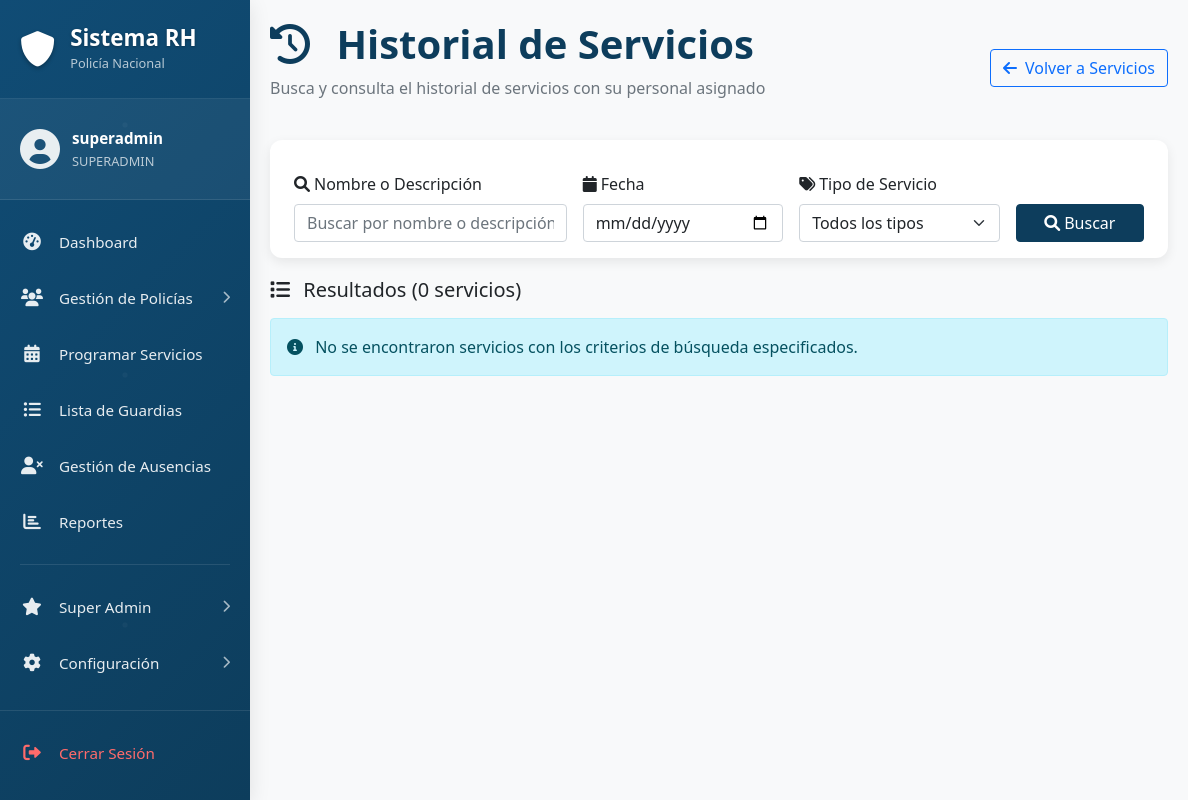
Before: /admin/servicios/historial_servicios.php (signed in) with the older database file.
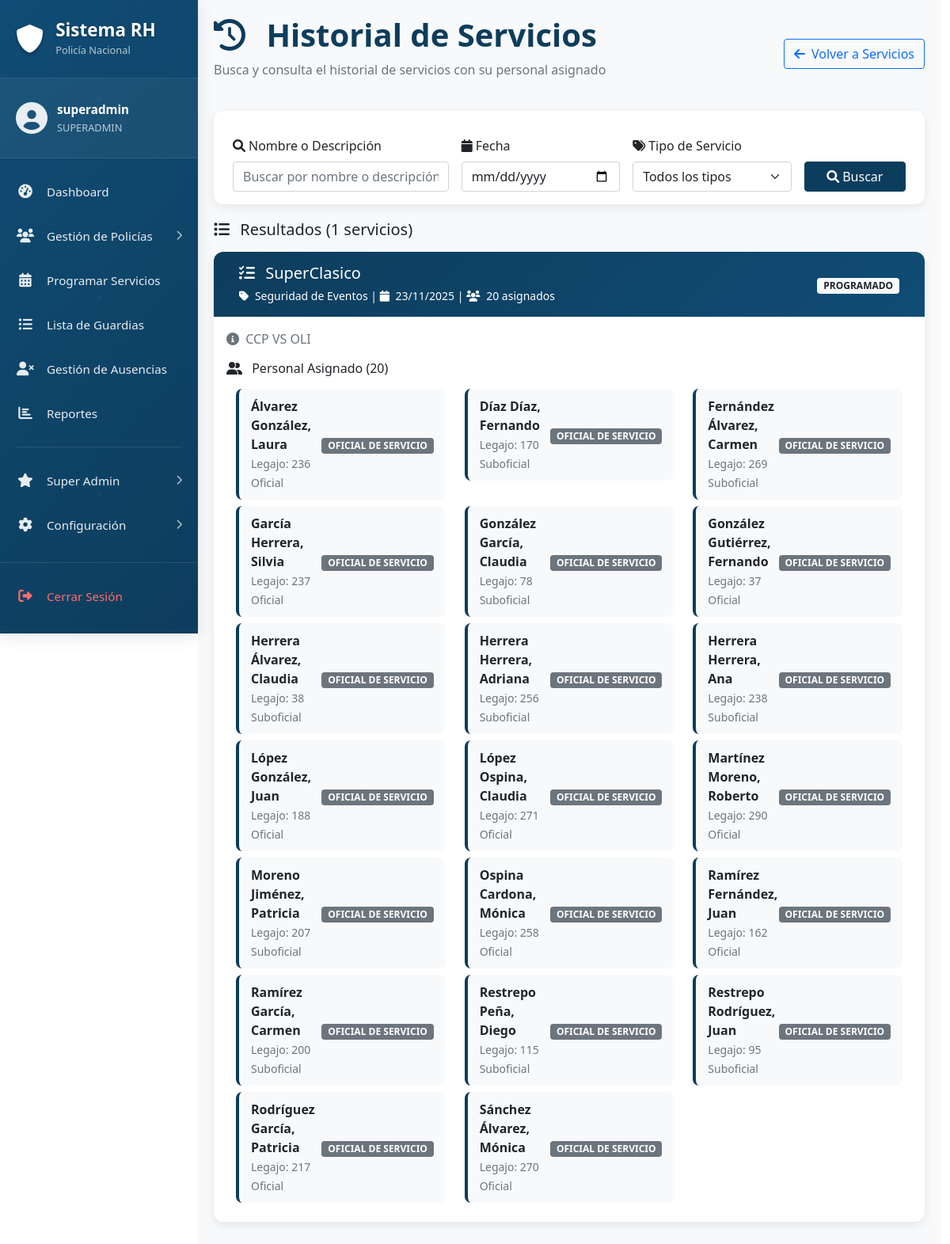
After: the same page with the newer database file.
### tables this page shows
CREATE TABLE `servicios` (
  `id` int NOT NULL,
  `tipo_servicio_id` int NOT NULL,
  `nombre` varchar(200) NOT NULL,
  `descripcion` text,
  `fecha_inicio` datetime NOT NULL,
  `fecha_fin` datetime NOT NULL,
  `lugar` varchar(200) DEFAULT NULL,
  `responsable` varchar(150) DEFAULT NULL,
  `telefono_contacto` varchar(20) DEFAULT NULL,
  `observaciones` text,
  `estado` enum('PROGRAMADO','ACTIVO','COMPLETADO','CANCELADO') DEFAULT 'PROGRAMADO',
  `created_by` int DEFAULT NULL,
  `created_at` timestamp NULL DEFAULT CURRENT_TIMESTAMP,
  `updated_at` timestamp NULL DEFAULT CURRENT_TIMESTAMP ON UPDATE CURRENT_TIMESTAMP
);

CREATE TABLE `tipos_servicios` (
  `id` int NOT NULL,
  `nombre` varchar(150) NOT NULL,
  `descripcion` text,
  `activo` tinyint(1) DEFAULT '1',
  `created_at` timestamp NULL DEFAULT CURRENT_TIMESTAMP,
  `updated_at` timestamp NULL DEFAULT CURRENT_TIMESTAMP ON UPDATE CURRENT_TIMESTAMP
);

CREATE TABLE `asignaciones_servicios` (
  `id` int NOT NULL,
  `servicio_id` int NOT NULL,
  `policia_id` int NOT NULL,
  `puesto` varchar(100) NOT NULL,
  `lugar` varchar(150) DEFAULT NULL,
  `hora_inicio` time DEFAULT NULL,
  `hora_fin` time DEFAULT NULL,
  `telefono_contacto` varchar(20) DEFAULT NULL,
  `observaciones` text,
  `created_at` timestamp NULL DEFAULT CURRENT_TIMESTAMP
);

CREATE TABLE `policias` (
  `id` int NOT NULL,
  `legajo` int NOT NULL,
  `nombre` varchar(100) NOT NULL,
  `apellido` varchar(100) NOT NULL,
  `cin` varchar(20) NOT NULL,
  `genero` enum('MASCULINO','FEMENINO') NOT NULL,
  `grado_id` int NOT NULL COMMENT 'Referencia a tipo_grados.id',
  `especialidad_id` int DEFAULT NULL,
  `cargo` varchar(150) DEFAULT NULL,
  `comisionamiento` varchar(200) DEFAULT NULL,
  `telefono` varchar(20) DEFAULT NULL,
  `region_id` int DEFAULT '1',
  `lugar_guardia_id` int DEFAULT NULL,
  `lugar_guardia_reserva_id` int DEFAULT '6' COMMENT 'Siempre ATENCIÓN TELEFÓNICA EXCLUSIVA (ID 6)',
  `observaciones` varchar(500) DEFAULT NULL,
  `activo` tinyint(1) DEFAULT '1',
  `estado` enum('DISPONIBLE','NO DISPONIBLE') DEFAULT 'DISPONIBLE',
  `created_at` timestamp NULL DEFAULT CURRENT_TIMESTAMP,
  `updated_at` timestamp NULL DEFAULT CURRENT_TIMESTAMP ON UPDATE CURRENT_TIMESTAMP
);

CREATE TABLE `grados` (
  `id` int NOT NULL,
  `nombre` varchar(100) NOT NULL,
  `nivel_jerarquia` int NOT NULL,
  `abreviatura` varchar(20) DEFAULT NULL,
  `descripcion` text,
  `created_at` timestamp NULL DEFAULT CURRENT_TIMESTAMP,
  `updated_at` timestamp NULL DEFAULT CURRENT_TIMESTAMP ON UPDATE CURRENT_TIMESTAMP
);

### admin/servicios/historial_servicios.php (the view, shortened to what the changed rows need)
<?php
require_once '../../cnx/db_connect.php';
$where_conditions = [];
$params = [];
$where_clause = !empty($where_conditions) ? 'WHERE ' . implode(' AND ', $where_conditions) : '';
$query = "
    SELECT
        s.*,
        ts.nombre as tipo_servicio,
        COUNT(asig.policia_id) as personal_asignado
    FROM servicios s
    LEFT JOIN tipos_servicios ts ON s.tipo_servicio_id = ts.id
    LEFT JOIN asignaciones_servicios asig ON s.id = asig.servicio_id
    $where_clause
    GROUP BY s.id
    ORDER BY s.created_at DESC
    LIMIT 100
";
$stmt = $conn->prepare($query);
$stmt->execute($params);
$servicios = $stmt->fetchAll();
function getPersonalServicio($conn, $servicio_id) {
    $query = "
        SELECT
            asig.*,
            p.nombre,
            p.apellido,
            p.legajo,
            g.nombre as grado
        FROM asignaciones_servicios asig
        JOIN policias p ON asig.policia_id = p.id
        LEFT JOIN grados g ON p.grado_id = g.id
        WHERE asig.servicio_id = ?
        ORDER BY p.apellido, p.nombre
    ";
    $stmt = $conn->prepare($query);
    $stmt->execute([$servicio_id]);
    return $stmt->fetchAll();
}
?>
<!DOCTYPE html>
<html lang="es">
<head>
    <link href="https://cdn.jsdelivr.net/npm/bootstrap@5.1.3/dist/css/bootstrap.min.css" rel="stylesheet">
    <link rel="stylesheet" href="https://cdnjs.cloudflare.com/ajax/libs/font-awesome/6.0.0/css/all.min.css">
</head>
<body>
    <div class="container-fluid">
        <div class="row">
            <?php include '../inc/sidebar.php'; ?>
            <div class="col-md-9 col-lg-10">
                <div class="main-content">
                    <div class="page-header mb-4">
                        <div class="d-flex justify-content-between align-items-center">
                            <div>
                                <h1 class="page-title">
                                    <i class="fas fa-history me-3"></i>
                                    Historial de Servicios
                                </h1>
                            </div>
                        </div>
                    </div>
                    <div class="search-card">
                        <div class="card-body">
                        </div>
                    </div>
                    <div class="mb-3">
                        <div class="d-flex justify-content-between align-items-center">
                            <h5 class="mb-0">
                                <i class="fas fa-list me-2"></i>
                                Resultados (<?php echo count($servicios); ?> servicios)
                            </h5>
                        </div>
                    </div>
                    <?php if (empty($servicios)): ?>
                        <div class="alert alert-info">
                            <i class="fas fa-info-circle me-2"></i>
                            No se encontraron servicios con los criterios de búsqueda especificados.
                        </div>
                    <?php else: ?>
                        <?php foreach ($servicios as $servicio): ?>
                            <?php $personal = getPersonalServicio($conn, $servicio['id']); ?>
                            <div class="service-card">
                                <div class="service-header">
                                    <div class="row align-items-center">
                                        <div class="col-md-8">
                                            <h5 class="mb-1">
                                                <i class="fas fa-tasks me-2"></i>
                                                <?php echo htmlspecialchars($servicio['nombre']); ?>
                                            </h5>
                                            <small>
                                                <i class="fas fa-tag me-1"></i>
                                                <?php echo htmlspecialchars($servicio['tipo_servicio']); ?> |
                                                <i class="fas fa-calendar me-1"></i>
                                                <?php
                                                $cols = $conn->query("SHOW COLUMNS FROM servicios")->fetchAll(PDO::FETCH_COLUMN);
                                                $fecha_campo = in_array('fecha_inicio', $cols) ? 'fecha_inicio' : (in_array('fecha_servicio', $cols) ? 'fecha_servicio' : 'created_at');
                                                echo date('d/m/Y', strtotime($servicio[$fecha_campo]));
                                                ?> |
                                                <i class="fas fa-users me-1"></i>
                                                <?php echo count($personal); ?> asignados
                                            </small>
                                        </div>
                                        <div class="col-md-4 text-end">
                                            <span class="badge bg-light text-dark">
                                                <?php echo htmlspecialchars($servicio['estado']); ?>
                                            </span>
                                        </div>
                                    </div>
                                </div>
                                <div class="card-body">
                                    <?php if (!empty($servicio['descripcion'])): ?>
                                        <p class="text-muted mb-3">
                                            <i class="fas fa-info-circle me-1"></i>
                                            <?php echo htmlspecialchars($servicio['descripcion']); ?>
                                        </p>
                                    <?php endif; ?>
                                    <h6 class="mb-3">
                                        <i class="fas fa-user-friends me-2"></i>
                                        Personal Asignado (<?php echo count($personal); ?>)
                                    </h6>
                                    <?php if (empty($personal)): ?>
                                        <div class="text-muted">
                                            <i class="fas fa-user-slash me-1"></i>
                                            No hay personal asignado a este servicio.
                                        </div>
                                    <?php else: ?>
                                        <div class="row">
                                            <?php foreach ($personal as $persona): ?>
                                                <div class="col-md-6 col-lg-4">
                                                    <div class="personal-item">
                                                        <div class="d-flex justify-content-between align-items-center">
                                                            <div>
                                                                <strong><?php echo htmlspecialchars($persona['apellido'] . ', ' . $persona['nombre']); ?></strong>
                                                                <br><small class="text-muted">Legajo: <?php echo htmlspecialchars($persona['legajo']); ?></small>
                                                                <?php if (!empty($persona['grado'])): ?>
                                                                    <br><small class="text-muted"><?php echo htmlspecialchars($persona['grado']); ?></small>
                                                                <?php endif; ?>
                                                            </div>
                                                            <div class="text-end">
                                                                <small class="badge bg-secondary">
                                                                    <?php echo htmlspecialchars($persona['puesto']); ?>
                                                                </small>
                                                            </div>
                                                        </div>
                                                    </div>
                                                </div>
                                            <?php endforeach; ?>
                                        </div>
                                    <?php endif; ?>
                                </div>
                            </div>
                        <?php endforeach; ?>
                    <?php endif; ?>
                </div>
            </div>
        </div>
    </div>
</body>
</html>

Changed rows visible on the page:
added servicios: nombre "SuperClasico", tipo_servicio.nombre "Seguridad de Eventos", fecha_inicio "23/11/2025", count($personal) "20", estado "PROGRAMADO", descripcion "CCP VS OLI"
added asignaciones_servicios: policia.nombre "Álvarez González, Laura", policia.legajo "236", grados.nombre "Oficial", puesto "OFICIAL DE SERVICIO"
added asignaciones_servicios: policia.nombre "Díaz Díaz, Fernando", policia.legajo "170", grados.nombre "Suboficial", puesto "OFICIAL DE SERVICIO"
added asignaciones_servicios: policia.nombre "Fernández Álvarez, Carmen", policia.legajo "269", grados.nombre "Suboficial", puesto "OFICIAL DE SERVICIO"
added asignaciones_servicios: policia.nombre "García Herrera, Silvia", policia.legajo "237", grados.nombre "Oficial", puesto "OFICIAL DE SERVICIO"
added asignaciones_servicios: policia.nombre "González García, Claudia", policia.legajo "78", grados.nombre "Suboficial", puesto "OFICIAL DE SERVICIO"
added asignaciones_servicios: policia.nombre "González Gutiérrez, Fernando", policia.legajo "37", grados.nombre "Oficial", puesto "OFICIAL DE SERVICIO"
added asignaciones_servicios: policia.nombre "Herrera Álvarez, Claudia", policia.legajo "38", grados.nombre "Suboficial", puesto "OFICIAL DE SERVICIO"
added asignaciones_servicios: policia.nombre "Herrera Herrera, Adriana", policia.legajo "256", grados.nombre "Suboficial", puesto "OFICIAL DE SERVICIO"
added asignaciones_servicios: policia.nombre "Herrera Herrera, Ana", policia.legajo "238", grados.nombre "Suboficial", puesto "OFICIAL DE SERVICIO"
added asignaciones_servicios: policia.nombre "López González, Juan", policia.legajo "188", grados.nombre "Oficial", puesto "OFICIAL DE SERVICIO"
added asignaciones_servicios: policia.nombre "López Ospina, Claudia", policia.legajo "271", grados.nombre "Oficial", puesto "OFICIAL DE SERVICIO"
added asignaciones_servicios: policia.nombre "Martínez Moreno, Roberto", policia.legajo "290", grados.nombre "Oficial", puesto "OFICIAL DE SERVICIO"
added asignaciones_servicios: policia.nombre "Moreno Jiménez, Patricia", policia.legajo "207", grados.nombre "Suboficial", puesto "OFICIAL DE SERVICIO"
added asignaciones_servicios: policia.nombre "Ospina Cardona, Mónica", policia.legajo "258", grados.nombre "Oficial", puesto "OFICIAL DE SERVICIO"
added asignaciones_servicios: policia.nombre "Ramírez Fernández, Juan", policia.legajo "162", grados.nombre "Oficial", puesto "OFICIAL DE SERVICIO"
added asignaciones_servicios: policia.nombre "Ramírez García, Carmen", policia.legajo "200", grados.nombre "Suboficial", puesto "OFICIAL DE SERVICIO"
added asignaciones_servicios: policia.nombre "Restrepo Peña, Diego", policia.legajo "115", grados.nombre "Suboficial", puesto "OFICIAL DE SERVICIO"
added asignaciones_servicios: policia.nombre "Restrepo Rodríguez, Juan", policia.legajo "95", grados.nombre "Suboficial", puesto "OFICIAL DE SERVICIO"
added asignaciones_servicios: policia.nombre "Rodríguez García, Patricia", policia.legajo "217", grados.nombre "Oficial", puesto "OFICIAL DE SERVICIO"
added asignaciones_servicios: policia.nombre "Sánchez Álvarez, Mónica", policia.legajo "270", grados.nombre "Oficial", puesto "OFICIAL DE SERVICIO"
Other visible differences:
count($servicios): "0" → "1"
text no longer shown: "No se encontraron servicios con los criterios de búsqueda especificados."
